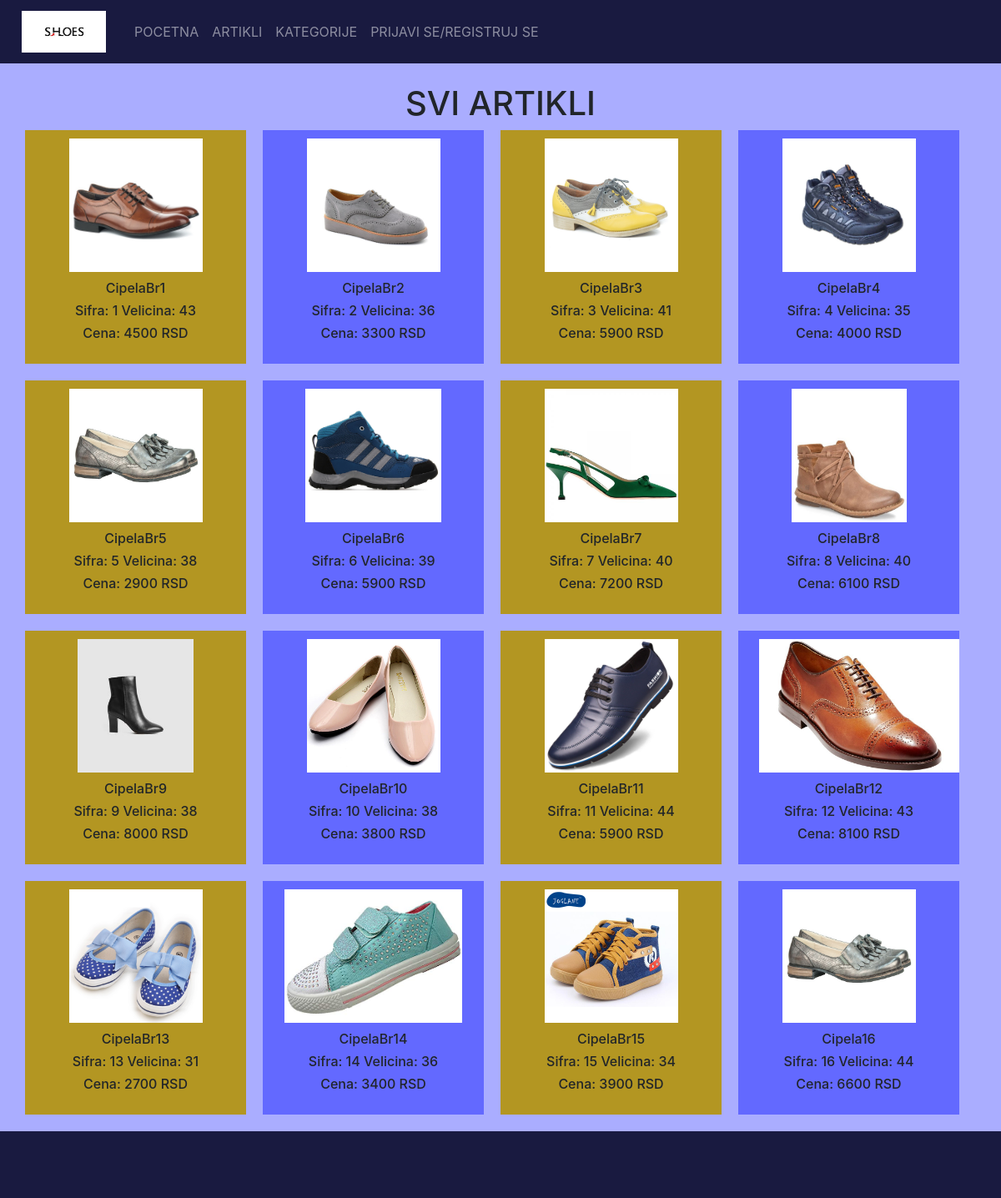
The page / on the database its author committed.
### tables this page shows
CREATE TABLE `cipele` (
  `sifra` int(5) NOT NULL,
  `naziv` varchar(30) NOT NULL,
  `opis` text NOT NULL,
  `cena` int(5) NOT NULL,
  `velicina` int(2) NOT NULL,
  `kategorija` varchar(50) NOT NULL,
  `slika` text NOT NULL
);

### index.php (the view, shortened to what this page needs)
<!DOCTYPE html>
<html>
<head>
	<link rel="stylesheet" href="https://maxcdn.bootstrapcdn.com/bootstrap/4.3.1/css/bootstrap.min.css">
</head>
<body>
<?php
require "header.php";
?>
<div class="container-fluid text-center" style="margin-top:100px">
	<h1>SVI ARTIKLI</h1>
</div>
<div class='container'>
<?php
    require "connection.php";
    $query="SELECT * FROM `cipele`";
    $result = mysqli_query($db, $query);
    echo '<div class="row">';
    while($data=mysqli_fetch_array($result)){
        echo '<div class="col-sm-12 col-md-6 col-lg-4 col-xl-3">';
        echo '<img src='.$data['slika'].'>';
        echo '<h6>'.$data['naziv'].'</h6>';
        echo '<h6> Sifra: '.$data['sifra'].'   Velicina: '.$data['velicina'].'</h6>';
        echo '<h6> Cena: '.$data['cena'].' RSD</h6>';
        echo '</div>';
    }
    echo '</div>';
?>
</div>
<div style="height:80px; background-color:#191A40"></div>
</body>
</html>

### header.php (shortened to what this page needs)
<nav class="navbar navbar-expand-md navbar-dark fixed-top" style="background-color:#191A40">
    <img class="navbar-brand" src="logo.jpg" style="height:60px;width:auto">
    <div class="collapse navbar-collapse" id="collapseid">
        <ul class="navbar-nav text-right">
            <li class="nav-item">
                <a class="nav-link" href="index.php">POCETNA</a>
            </li>
            <li class="nav-item">
                <a class="nav-link" href="artikli.php">ARTIKLI</a>
            </li>
            <li class="nav-item">
                <a class="nav-link" href="kategorije.php">KATEGORIJE</a>
            </li>
            <?php if (isset($_SESSION['id']) && $_SESSION['id']>1) :  ?>
            <li class="nav-item">
                <a class="nav-link" href="korisnik.php">KORISNIK</a>
            </li>
            <li class="nav-item">
                <a class="nav-link" href="odjava.php">ODJAVA</a>
            </li>
            <?php else : ?>
            <li class="nav-item">
                <a class="nav-link" href="prijava_registracija.php">PRIJAVI SE/REGISTRUJ SE</a>
            </li>
            <?php endif ?>
        </ul>
    </div>
</nav>

### index.php (style rules this page uses)
.row div { height: 300px; border-bottom: 20px solid #AAADFF; border-right: 20px solid #AAADFF; text-align:center; }
.row div:nth-child(even) { background-color: #6369FF; }
.row div:nth-child(odd) { background-color: #B39622; }
img { width:auto; height:180px; padding:10px; }
body { background-color:#AAADFF; }

### rows shown on the page
cipele: slika (picture), naziv "CipelaBr1", sifra "1", velicina "43", cena "4500"
cipele: slika (picture), naziv "CipelaBr2", sifra "2", velicina "36", cena "3300"
cipele: slika (picture), naziv "CipelaBr3", sifra "3", velicina "41", cena "5900"
cipele: slika (picture), naziv "CipelaBr4", sifra "4", velicina "35", cena "4000"
cipele: slika (picture), naziv "CipelaBr5", sifra "5", velicina "38", cena "2900"
cipele: slika (picture), naziv "CipelaBr6", sifra "6", velicina "39", cena "5900"
cipele: slika (picture), naziv "CipelaBr7", sifra "7", velicina "40", cena "7200"
cipele: slika (picture), naziv "CipelaBr8", sifra "8", velicina "40", cena "6100"
cipele: slika (picture), naziv "CipelaBr9", sifra "9", velicina "38", cena "8000"
cipele: slika (picture), naziv "CipelaBr10", sifra "10", velicina "38", cena "3800"
cipele: slika (picture), naziv "CipelaBr11", sifra "11", velicina "44", cena "5900"
cipele: slika (picture), naziv "CipelaBr12", sifra "12", velicina "43", cena "8100"
cipele: slika (picture), naziv "CipelaBr13", sifra "13", velicina "31", cena "2700"
cipele: slika (picture), naziv "CipelaBr14", sifra "14", velicina "36", cena "3400"
cipele: slika (picture), naziv "CipelaBr15", sifra "15", velicina "34", cena "3900"
cipele: slika (picture), naziv "Cipela16", sifra "16", velicina "44", cena "6600"
